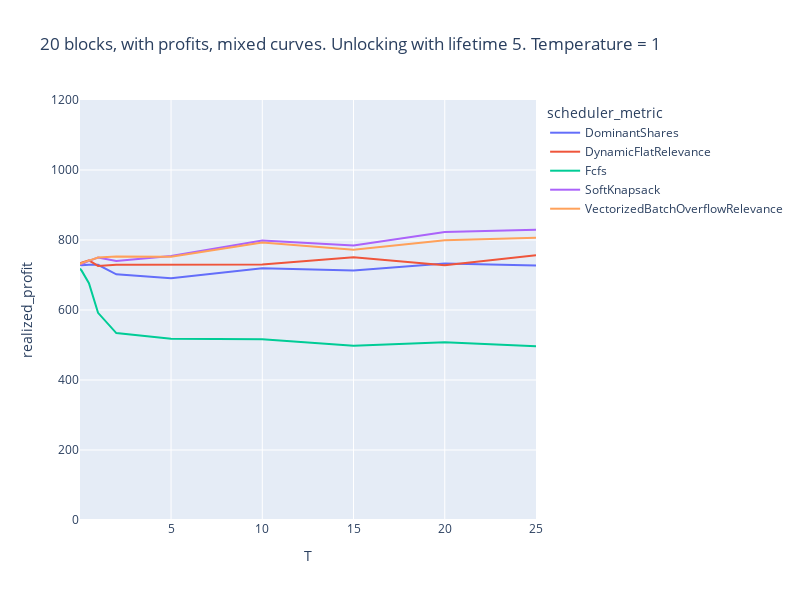

The cell this chart's notebook holds for it:
### Code cell
rdf = load_ray_experiment(Path("/home/pierre/privacypacking/logs/ray/run_and_report_2021-12-07_09-39-00"))
px.line(
    rdf.query("scheduler_metric != 'FlatRelevance'").sort_values(["T", "scheduler_metric"]),
    x="T",
    y="realized_profit",
    color="scheduler_metric",
    # log_x=True,
    width=800,
    height=600,
    range_y=[0,1200],
    title="20 blocks, with profits, mixed curves. Unlocking with lifetime 5. Temperature = 1",
    # title="Number of allocated tasks depending on the scheduling step size<br><sup>Online mixed curves, 20 blocks, no initial blocks, 100 tasks per block on average, lifetime = 5 blocks</sup>"
)

### Figure 1 — Plotly figure (JSON) as saved in the notebook; plotly's stock layout.template omitted (floating-point values rounded to 4 significant figures)
{"data": [{"hovertemplate": "scheduler_metric=DominantShares<br>T=%{x}<br>realized_profit=%{y}<extra></extra>", "legendgroup": "DominantShares", "line": {"color": "#636efa", "dash": "solid"}, "marker": {"symbol": "circle"}, "mode": "lines", "name": "DominantShares", "orientation": "v", "showlegend": true, "type": "scatter", "x": [0.01, 0.1, 0.5, 1, 2, 5, 10, 15, 20, 25], "xaxis": "x", "y": [729.5, 728, 729, 729, 702, 691, 719, 713, 733, 727.5], "yaxis": "y"}, {"hovertemplate": "scheduler_metric=DynamicFlatRelevance<br>T=%{x}<br>realized_profit=%{y}<extra></extra>", "legendgroup": "DynamicFlatRelevance", "line": {"color": "#EF553B", "dash": "solid"}, "marker": {"symbol": "circle"}, "mode": "lines", "name": "DynamicFlatRelevance", "orientation": "v", "showlegend": true, "type": "scatter", "x": [0.01, 0.1, 0.5, 1, 2, 5, 10, 15, 20, 25], "xaxis": "x", "y": [732, 735.5, 742, 726, 729.5, 730, 730, 751, 728, 756.5], "yaxis": "y"}, {"hovertemplate": "scheduler_metric=Fcfs<br>T=%{x}<br>realized_profit=%{y}<extra></extra>", "legendgroup": "Fcfs", "line": {"color": "#00cc96", "dash": "solid"}, "marker": {"symbol": "circle"}, "mode": "lines", "name": "Fcfs", "orientation": "v", "showlegend": true, "type": "scatter", "x": [0.01, 0.1, 0.5, 1, 2, 5, 10, 15, 20, 25], "xaxis": "x", "y": [718.5, 712.5, 676.5, 592, 534, 518, 516.5, 498, 508, 496.5], "yaxis": "y"}, {"hovertemplate": "scheduler_metric=SoftKnapsack<br>T=%{x}<br>realized_profit=%{y}<extra></extra>", "legendgroup": "SoftKnapsack", "line": {"color": "#ab63fa", "dash": "solid"}, "marker": {"symbol": "circle"}, "mode": "lines", "name": "SoftKnapsack", "orientation": "v", "showlegend": true, "type": "scatter", "x": [0.01, 0.1, 0.5, 1, 2, 5, 10, 15, 20, 25], "xaxis": "x", "y": [731.5, 731, 740.5, 750, 740, 754, 798.5, 784.5, 823, 829.5], "yaxis": "y"}, {"hovertemplate": "scheduler_metric=VectorizedBatchOverflowRelevance<br>T=%{x}<br>realized_profit=%{y}<extra></extra>", "legendgroup": "VectorizedBatchOverflowRelevance", "line": {"color": "#FFA15A", "dash": "solid"}, "marker": {"symbol": "circle"}, "mode": "lines", "name": "VectorizedBatchOverflowRelevance", "orientation": "v", "showlegend": true, "type": "scatter", "x": [0.01, 0.1, 0.5, 1, 2, 5, 10, 15, 20, 25], "xaxis": "x", "y": [731, 734, 741, 750, 753, 752, 793, 772, 799, 806.5], "yaxis": "y"}], "layout": {"height": 600, "legend": {"title": {"text": "scheduler_metric"}, "tracegroupgap": 0}, "title": {"text": "20 blocks, with profits, mixed curves. Unlocking with lifetime 5. Temperature = 1"}, "width": 800, "xaxis": {"anchor": "y", "domain": [0, 1], "title": {"text": "T"}}, "yaxis": {"anchor": "x", "domain": [0, 1], "range": [0, 1200], "title": {"text": "realized_profit"}}}}
